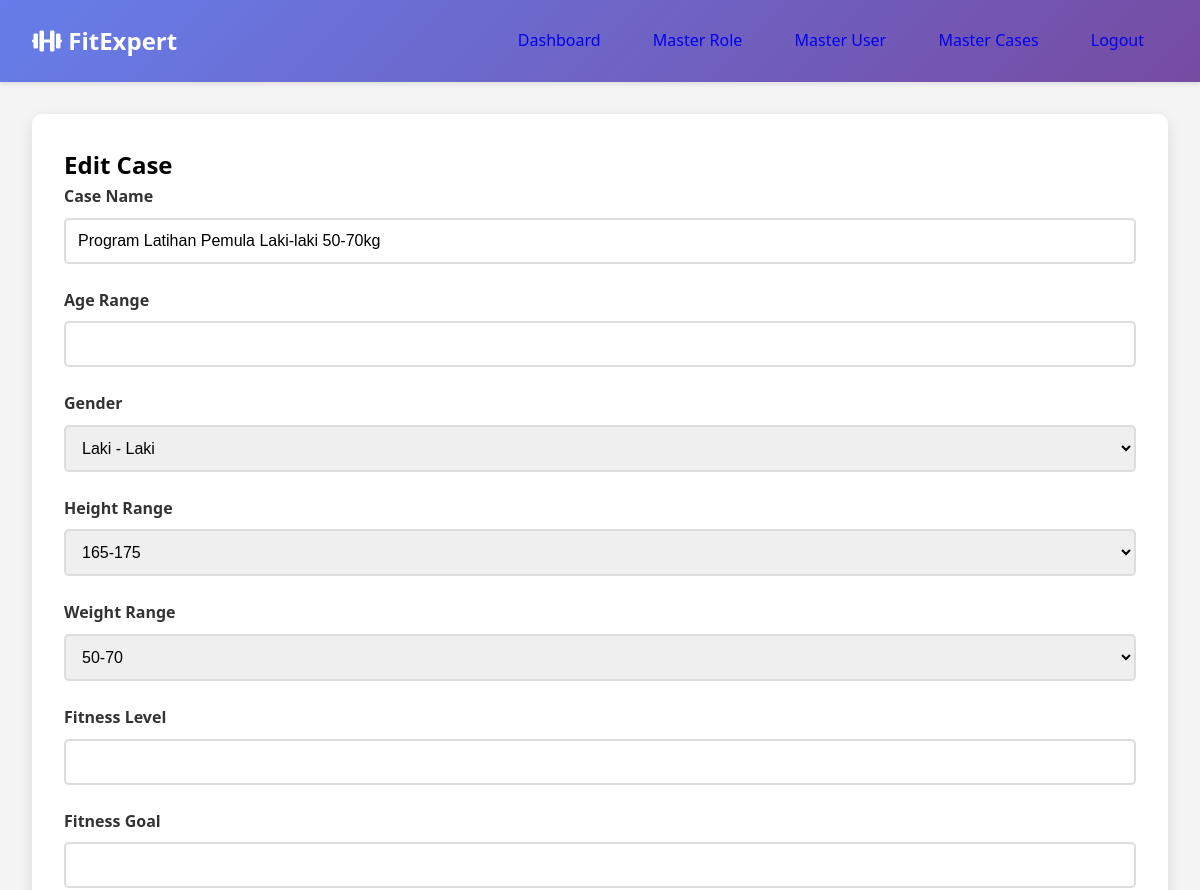
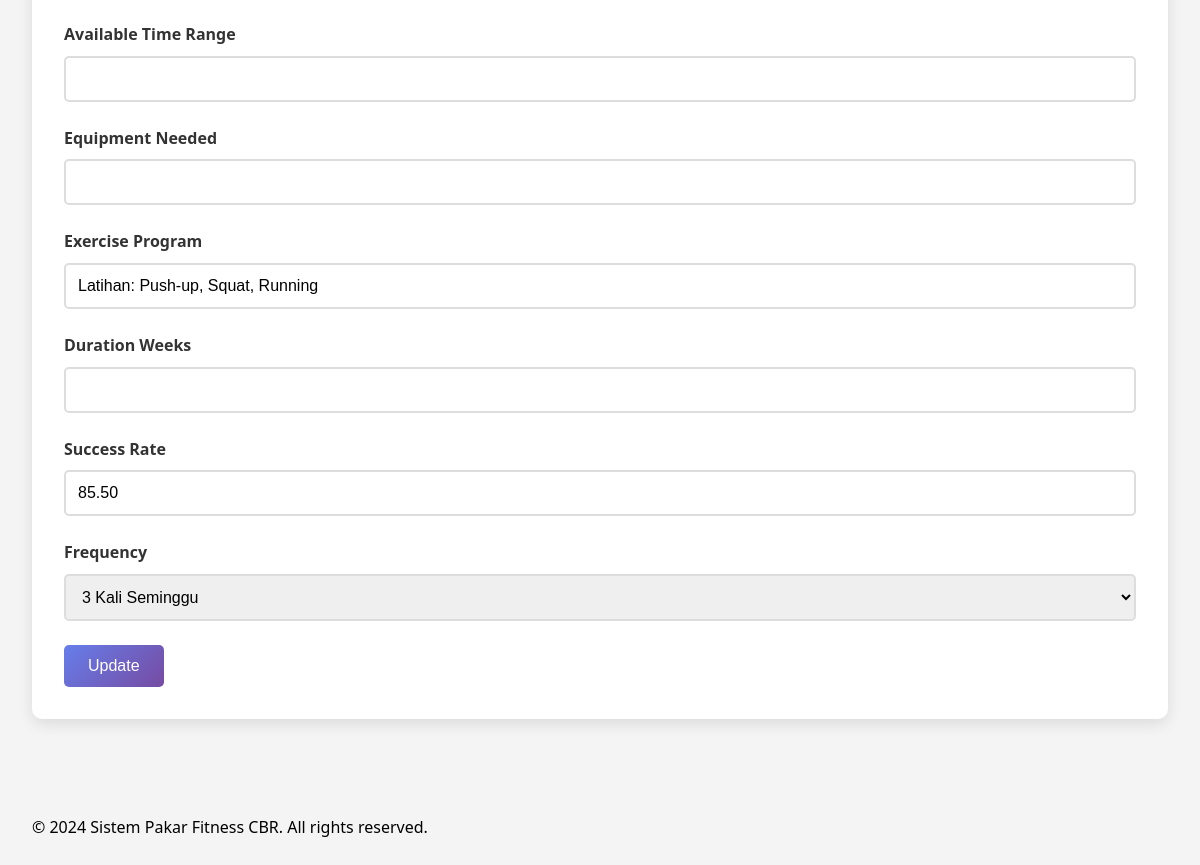
Screenshot of /user/master-cases/edit.php?id=1 (signed in) with the database file from the repository (2 pictures, top to bottom).
### tables this page shows
CREATE TABLE `cases` (
  `case_id` int(11) NOT NULL,
  `case_name` varchar(100) NOT NULL,
  `age_range` varchar(20) DEFAULT NULL,
  `gender` varchar(10) DEFAULT NULL,
  `height_range` varchar(20) DEFAULT NULL,
  `weight_range` varchar(20) DEFAULT NULL,
  `fitness_level` varchar(20) DEFAULT NULL,
  `fitness_goal` varchar(30) DEFAULT NULL,
  `available_time_range` varchar(20) DEFAULT NULL,
  `equipment_needed` text DEFAULT NULL,
  `exercise_program` text DEFAULT NULL,
  `duration_weeks` int(11) DEFAULT NULL,
  `success_rate` decimal(5,2) DEFAULT NULL,
  `created_by` int(11) DEFAULT NULL,
  `created_at` timestamp NOT NULL DEFAULT current_timestamp(),
  `frequency` text NOT NULL
);

### user/master-cases/edit.php (the view, shortened to what this page needs)
<?php
$database = new Database();
$db = $database->getConnection();
$case_id = intval($_GET['id']);
$query = "SELECT * FROM cases WHERE case_id = ?";
$stmt = $db->prepare($query);
$stmt->execute([$case_id]);
$data = $stmt->fetch(PDO::FETCH_ASSOC);
include '../../includes/header.php';
?>
<div class="container">
    <div class="card">
        <h2>Edit Case</h2>
        <form method="POST">
            <div class="form-group">
                <label for="case_name">Case Name</label>
                <input type="text" class="form-control" id="case_name" name="case_name" required value="<?= htmlspecialchars($data['case_name']) ?>" />
            </div>
            <div class="form-group">
                <label for="age_range">Age Range</label>
                <input type="text" class="form-control" id="age_range" name="age_range" value="<?= htmlspecialchars($data['age_range']) ?>" />
            </div>
            <div class="form-group">
                <label for="gender">Gender</label>
                <select name="gender" id="gender" class="form-control" required>
                    <option value="male" <?= $data['gender'] === 'male' ? 'selected' : '' ?>>Laki - Laki</option>
                </select>
            </div>
            <div class="form-group">
                <label for="height_range">Height Range</label>
                <select name="height_range" id="height_range" class="form-control" required>
                    <?php
                    $height_options = ["165-175", "175-185", "185-190"];
                    foreach ($height_options as $opt) {
                        echo '<option value="' . $opt . '" ' . ($data['height_range'] === $opt ? 'selected' : '') . '>' . $opt . '</option>';
                    }
                    ?>
                </select>
            </div>
            <div class="form-group">
                <label for="weight_range">Weight Range</label>
                <select name="weight_range" id="weight_range" class="form-control" required>
                    <?php
                    $weight_options = ["50-70", "70-80", "80-100"];
                    foreach ($weight_options as $opt) {
                        echo '<option value="' . $opt . '" ' . ($data['weight_range'] === $opt ? 'selected' : '') . '>' . $opt . '</option>';
                    }
                    ?>
                </select>
            </div>
            <div class="form-group">
                <label for="fitness_level">Fitness Level</label>
                <input type="text" class="form-control" id="fitness_level" name="fitness_level" value="<?= htmlspecialchars($data['fitness_level']) ?>" />
            </div>
            <div class="form-group">
                <label for="fitness_goal">Fitness Goal</label>
                <input type="text" class="form-control" id="fitness_goal" name="fitness_goal" value="<?= htmlspecialchars($data['fitness_goal']) ?>" />
            </div>
            <div class="form-group">
                <label for="available_time_range">Available Time Range</label>
                <input type="text" class="form-control" id="available_time_range" name="available_time_range" value="<?= htmlspecialchars($data['available_time_range']) ?>" />
            </div>
            <div class="form-group">
                <label for="equipment_needed">Equipment Needed</label>
                <input type="text" class="form-control" id="equipment_needed" name="equipment_needed" value="<?= htmlspecialchars($data['equipment_needed']) ?>" />
            </div>
            <div class="form-group">
                <label for="exercise_program">Exercise Program</label>
                <input type="text" class="form-control" id="exercise_program" name="exercise_program" value="<?= htmlspecialchars($data['exercise_program']) ?>" required />
            </div>
            <div class="form-group">
                <label for="duration_weeks">Duration Weeks</label>
                <input type="text" class="form-control" id="duration_weeks" name="duration_weeks" value="<?= htmlspecialchars($data['duration_weeks']) ?>" />
            </div>
            <div class="form-group">
                <label for="success_rate">Success Rate</label>
                <input type="text" class="form-control" id="success_rate" name="success_rate" required value="<?= htmlspecialchars($data['success_rate']) ?>" />
            </div>
            <div class="form-group">
                <label for="frequency">Frequency</label>
                <select name="frequency" id="frequency" class="form-control" required>
                    <option value="3_times" <?= $data['frequency'] === '3_times' ? 'selected' : '' ?>>3 Kali Seminggu</option>
                </select>
            </div>
            <button type="submit" class="btn btn-primary">Update</button>
        </form>
    </div>
</div>
<?php include '../../includes/footer.php'; ?>

### assets/css/style.css (style rules this page uses)
* { margin: 0; padding: 0; box-sizing: border-box; }
body { font-family: 'Segoe UI', Tahoma, Geneva, Verdana, sans-serif; line-height: 1.6; background-color: #f4f4f4; }
.container { max-width: 1200px; margin: 0 auto; padding: 2rem; }
.card { background: white; border-radius: 10px; padding: 2rem; margin-bottom: 2rem; box-shadow: 0 5px 15px rgba(0,0,0,0.1); }
.form-group { margin-bottom: 1.5rem; }
.form-group label { display: block; margin-bottom: 0.5rem; font-weight: 600; color: #333; }
.form-control { width: 100%; padding: 0.75rem; border: 2px solid #ddd; border-radius: 5px; font-size: 1rem; transition: border-color 0.3s; }
.btn { padding: 0.75rem 1.5rem; border: none; border-radius: 5px; cursor: pointer; font-size: 1rem; text-decoration: none; display: inline-block; text-align: center; transition: all 0.3s; }
.btn-primary { background: linear-gradient(135deg, #667eea 0%, #764ba2 100%); color: white; }

### rows the page displays
cases: case_name "Program Latihan Pemula Laki-laki 50-70kg", gender "Laki - Laki", height_range "165-175", weight_range "50-70", exercise_program "Latihan: Push-up, Squat, Running", success_rate "85.50", frequency "3 Kali Seminggu"
